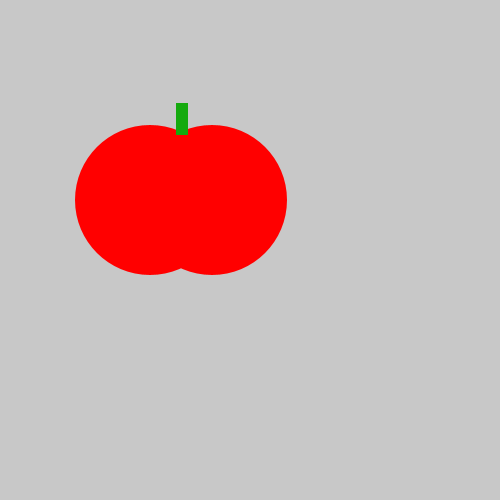
Frame 1 (no input)
Frame 60 (the mouse pressed at the canvas centre just before this capture): identical to frame 1, image omitted
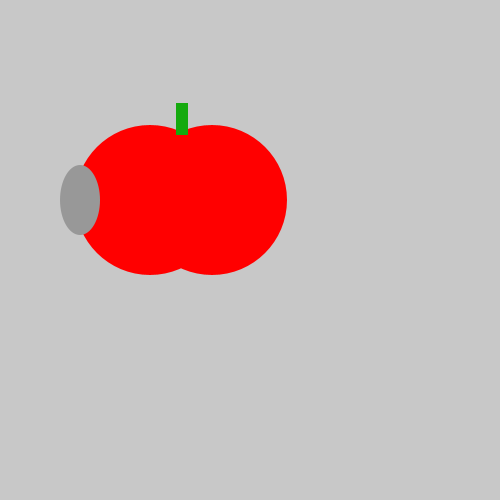
Frame 120 (the mouse held since frame 60 and released just before this capture)

The Processing sketch that drew these frames (run headless with seeded random() and noise(); from frame 60 on, the mouse is pressed at the canvas centre):

// Processing sketch: tastytomato
// ── tastytomato.pde
void setup() {
    size(500, 500);
}
void draw() {
    background(200, 200, 200);
    noStroke();
    fill(#FF0000);
    ellipse(150, 200, 150, 150);
    ellipse(212, 200, 150, 150);
    fill(#15AA0E);
    rect(176, 103, 12, 32);
    if(mousePressed) {
    fill(#989898);
    ellipse(80, 200, 40, 70);
    }
}
